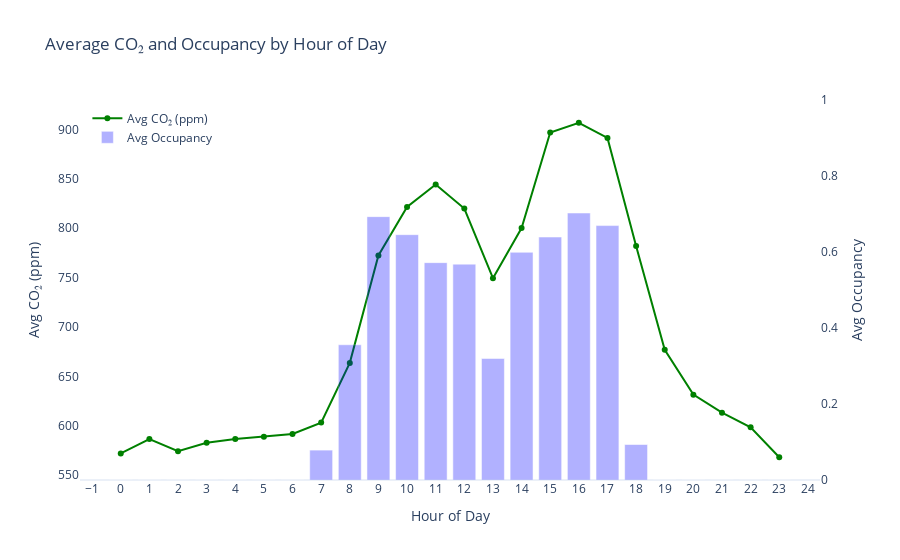

Notebook source saved alongside this figure:
### Markdown cell above
### Average CO₂ and Occupancy

### Code cell
# Convert 'date' to datetime and extract hour
df['date'] = pd.to_datetime(df['date'])
df['hour'] = df['date'].dt.hour

# Group by hour
hourly_stats = df.groupby('hour').agg({
    'CO2': 'mean',
    'Occupancy': 'mean'  # average occupancy per hour (0 to 1)
}).reset_index()

# Create the figure
fig = go.Figure()

# Add CO2 trace (left y-axis)
fig.add_trace(go.Scatter(
    x=hourly_stats['hour'],
    y=hourly_stats['CO2'],
    name='Avg CO₂ (ppm)',
    mode='lines+markers',
    line=dict(color='green'),
    yaxis='y1'
))

# Add occupancy trace (right y-axis)
fig.add_trace(go.Bar(
    x=hourly_stats['hour'],
    y=hourly_stats['Occupancy'],
    name='Avg Occupancy',
    opacity=0.3,
    marker_color='blue',
    yaxis='y2'
))

# Update layout
fig.update_layout(
    title='Average CO₂ and Occupancy by Hour of Day',
    xaxis=dict(title='Hour of Day', dtick=1),
    yaxis=dict(
        title='Avg CO₂ (ppm)',
        side='left',
        showgrid=False
    ),
    yaxis2=dict(
        title='Avg Occupancy',
        side='right',
        overlaying='y',
        range=[0, 1],
        showgrid=False
    ),
    legend=dict(x=0.01, y=0.99),
    template='plotly_white'
)

fig.show()

### Figure 1 — Plotly figure (JSON) as saved in the notebook; plotly's stock layout.template omitted (floating-point values rounded to 4 significant figures)
{"data": [{"line": {"color": "green"}, "mode": "lines+markers", "name": "Avg CO₂ (ppm)", "type": "scatter", "x": [0, 1, 2, 3, 4, 5, 6, 7, 8, 9, 10, 11, 12, 13, 14, 15, 16, 17, 18, 19, 20, 21, 22, 23], "y": [571.9, 586.5, 574.3, 582.8, 586.5, 589.0, 591.7, 603.2, 663.7, 772.4, 821.5, 844.4, 820.0, 749.4, 800.3, 896.9, 906.8, 891.5, 782.0, 676.9, 631.5, 613.2, 598.4, 568.1], "yaxis": "y"}, {"marker": {"color": "blue"}, "name": "Avg Occupancy", "opacity": 0.3, "type": "bar", "x": [0, 1, 2, 3, 4, 5, 6, 7, 8, 9, 10, 11, 12, 13, 14, 15, 16, 17, 18, 19, 20, 21, 22, 23], "y": [0.0, 0.0, 0.0, 0.0, 0.0, 0.0, 0.0, 0.07869, 0.3559, 0.693, 0.6456, 0.572, 0.5681, 0.3197, 0.5992, 0.6393, 0.7026, 0.6695, 0.09333, 0.0, 0.0, 0.0, 0.0, 0.0], "yaxis": "y2"}], "layout": {"legend": {"x": 0.01, "y": 0.99}, "title": {"text": "Average CO₂ and Occupancy by Hour of Day"}, "xaxis": {"dtick": 1, "title": {"text": "Hour of Day"}}, "yaxis": {"showgrid": false, "side": "left", "title": {"text": "Avg CO₂ (ppm)"}}, "yaxis2": {"overlaying": "y", "range": [0, 1], "showgrid": false, "side": "right", "title": {"text": "Avg Occupancy"}}}}
